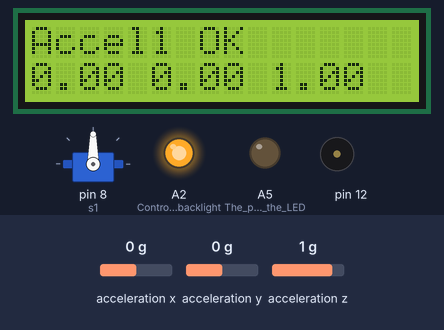
Recording of a sketch running on a simulated Arduino Uno, built with avr-gcc and run on an emulated ATmega328P. Shown: 16×2 character LCD, servo, output pins drawn as LEDs (lit = HIGH), buzzer (waves = sounding). Inputs (shaded band) come from the test bench; at power-on: acceleration x 0 g, acceleration y 0 g, acceleration z 1 g.

Above: at 1.2 s.
1.3 s: acceleration x set to -0.9 g
At 2.1 s:
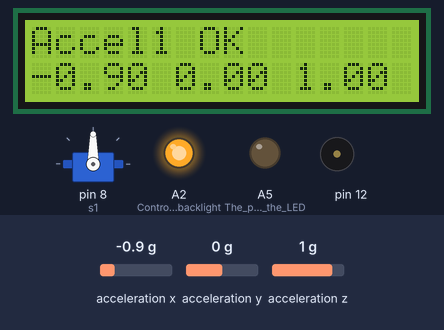
3.0 s: acceleration x set to -1.2 g
At 3.3 s:
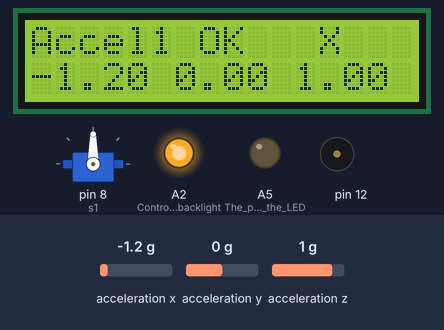
4.9 s: acceleration y set to -1.4 g
At 5.14 s:
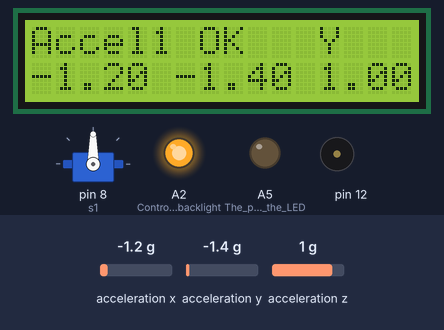
6.8 s: acceleration z set to -1.4 g
At 7.28 s:
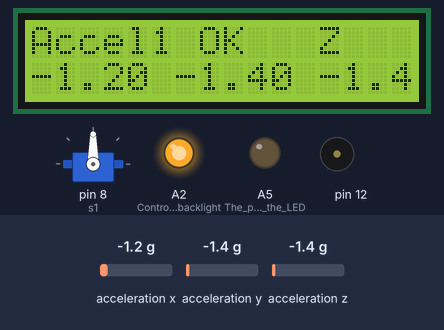
Timing chart, 0 to 9.9 s (numbered marks = the images above; inputs shaded):
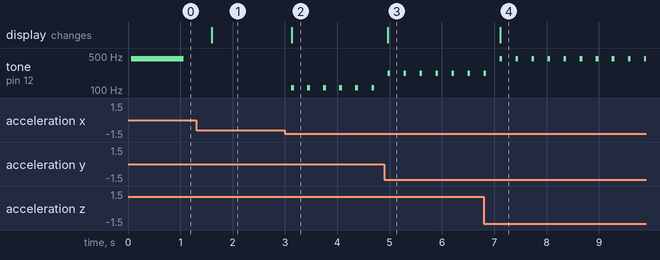

The sketch:

Accel1.ino
```cpp
/*=================================================================================
Configured with servo, accelerometer on I2C, LCD still using up a lot of pins but
handy for debug.  Xbee interface so must disconnect RX pin to program over USB.

 THIS IS BROKEN, MIGHT BE HARDWARE, FIRST CALL INTO LIS3DH FREEZES EXECUTION

=================================================================================  */

#include <LiquidCrystal.h>
#include <Servo.h>
#include "SparkFunLIS3DH.h"
#include "Wire.h"
#include "SPI.h"

// LCD on benchtop
LiquidCrystal lcd(7, 6, 5, 4, 3, 2);  // Setup the LCD object and assign pins

// Xbee comms
int XbeeIn = 0;
int XbeeOut = 0;
int XbeeCount = 0;

// Servo
Servo s1;

// Accelerometer
LIS3DH a1( I2C_MODE, 0x18 );
float ax, ay, az;     // accelerometer readings
float am;             // magnitude squared of a(xyz)
float axm, aym, azm;  // magnitude = abs(xyz)
int ana1, ana2, ana3;  // analog innputs 10 bit, ana3 may have thermal data


//=================================================================================

void setup() {

#if defined(__AVR_ATtiny85__) && (F_CPU == 16000000L)
  clock_prescale_set(clock_div_1); // Enable 16 MHz on Trinket
#endif

  lcd.begin(16,2);    // is that 16 characters and 2 lines?
  lcd.print("Accel1");

  // buttons for lcd menus
  pinMode(9,INPUT);
  pinMode(A3,INPUT);    // Cant use pins 10,11,12,13 since configured for SPI
  pinMode(A1,INPUT);    // so instead use two of the analog inputs configure for digital

  // lcd backlight
  pinMode(A2,OUTPUT);    // Controls backlight, High = on , Low = off
  digitalWrite(A2,HIGH);  // Turn on backlight at startup

  // Xbee
  Serial.begin(9600);   // Serial comms with the Xbee

  // servo
  s1.attach(8);     // Attach servo #1 to GPIO8

  // Piezo
  pinMode(12,OUTPUT);
  tone(12,440,1000);

  // Beat detector on mic
  pinMode(A5, OUTPUT);  //The pin with the LED
  digitalWrite(A5,LOW);

  // Accelerometer
  a1.settings.adcEnabled = 1;
  a1.settings.tempEnabled = 1;
  a1.settings.accelSampleRate = 10;  //Hz.  Can be: 0,1,10,25,50,100,200,400,1600,5000 Hz
  a1.settings.accelRange = 4;      //Max G force readable.  Can be: 2, 4, 8, 16
  a1.settings.xAccelEnabled = 1;
  a1.settings.yAccelEnabled = 1;
  a1.settings.zAccelEnabled = 1;
  if(a1.begin() !=0 ){
    lcd.setCursor(0,0);
    lcd.print("Fail a1     ");
  }

  lcd.print(" OK");
}

void loop() {

/*
  if(Serial.available()>0){
    XbeeIn = Serial.read();
    XbeeOut = XbeeIn + 1;
    Serial.print(XbeeOut);
    XbeeCount++;

    if(XbeeIn>0){
      if(XbeeIn<180){
        s1.write(XbeeIn);
      }
    }

    lcd.setCursor(0,1);
    lcd.print("                ");
    lcd.setCursor(0,1);
    lcd.print("# ");
    lcd.print(XbeeCount);
    lcd.print(" Data ");
    lcd.print(XbeeIn);
  }

*/


// Tests for the 3d accelerometer on the I2C port

    ax = a1.readFloatAccelX();
    ay = a1.readFloatAccelY();
    az = a1.readFloatAccelZ();
//    am = ax*ax + ay*ay + az*ax;

    axm = abs(ax);
    aym = abs(ay);
    azm = abs(az);

    if((axm>1.0)||(aym>1.0)||(azm>1.0)){
//      tone(12,440*am,50);
      lcd.setCursor(12,0);
      if(axm>aym){
        // ay is not the largest value
        if(axm>azm){
          // ax is largest value
          tone(12,110,50);
          lcd.print("X");
        }else{
          // az is largest value
          tone(12,440,50);
          lcd.print("Z");
        }
      }else{
        // ax is not the largest value
        if(aym>azm){
          // ay is largest value
          tone(12,220,50);
          lcd.print("Y");
        }else{
          // az is largest value
          tone(12,440,50);
          lcd.print("Z");
        }
      }
    }

//    ana1 = a1.read10bitADC1();
//    ana2 = a1.read10bitADC2();
//    ana3 = a1.read10bitADC3();

    lcd.setCursor(0,1);
    lcd.print("                ");
    lcd.setCursor(0,1);
    lcd.print(ax);
    lcd.print(" ");
    lcd.print(ay);
    lcd.print(" ");
    lcd.print(az);

    delay(300);

/*
    lcd.print(" y=");
    lcd.print(ay);
    lcd.print(" z=");
    lcd.print(az);
    delay(300);
*/

}

//=================================================================================
```

Measured:
- the behaviour switches between -1 and -1.1 g on acceleration x (found by bisection; images 1 and 2)
- after the input at 1.3 s, the display: changes after 0.30 s (image 1)
- after the input at 3.0 s, tone on pin 12: alternates 110 Hz for 0.05 s and silent for 0.26 s, starting after 0.12 s; the display: changes after 0.13 s (image 2)
- after the input at 4.9 s, the display: changes after 0.07 s (image 3)
- after the input at 6.8 s, the display: changes after 0.31 s (image 4)
